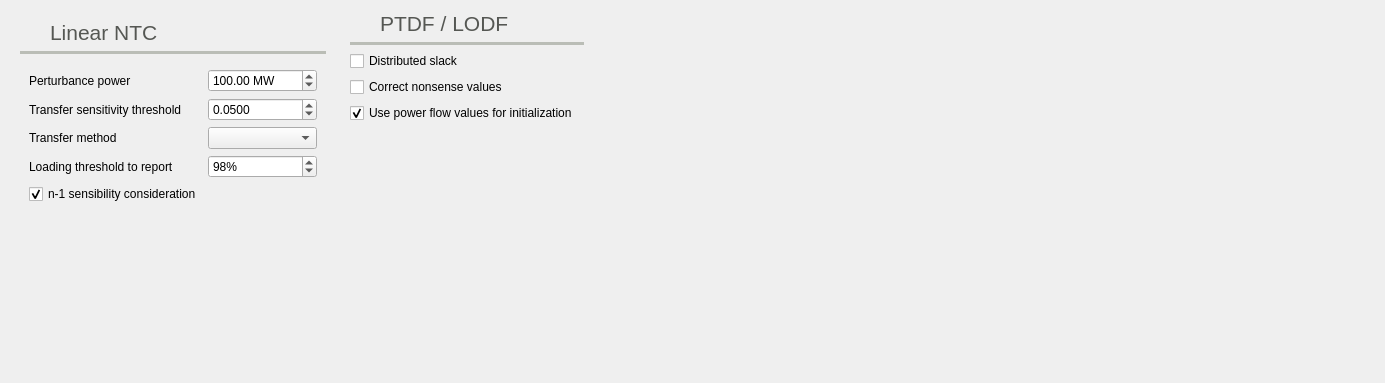
          <widget class="QWidget" name="tab_9">
           <attribute name="icon">
            <iconset resource="icons.qrc">
             <normaloff>:/Icons/icons/ptdf.svg</normaloff>:/Icons/icons/ptdf.svg</iconset>
           </attribute>
           <attribute name="title">
            <string>Linear</string>
           </attribute>
           <attribute name="toolTip">
            <string>Linear calculations related settings</string>
           </attribute>
           <layout class="QHBoxLayout" name="horizontalLayout_8">
            <item>
             <widget class="QFrame" name="frame_64">
              <property name="frameShape">
               <enum>QFrame::NoFrame</enum>
              </property>
              <property name="frameShadow">
               <enum>QFrame::Raised</enum>
              </property>
              <layout class="QGridLayout" name="gridLayout_13">
               <item row="6" column="0" colspan="2">
                <widget class="Line" name="line_23">
                 <property name="palette">
                  <palette>
                   <active>
                    <colorrole role="WindowText">
                     <brush brushstyle="SolidPattern">
                      <color alpha="255">
                       <red>186</red>
                       <green>189</green>
                       <blue>182</blue>
                      </color>
                     </brush>
                    </colorrole>
                   </active>
                   <inactive>
                    <colorrole role="WindowText">
                     <brush brushstyle="SolidPattern">
                      <color alpha="255">
                       <red>186</red>
                       <green>189</green>
                       <blue>182</blue>
                      </color>
                     </brush>
                    </colorrole>
                   </inactive>
                   <disabled>
                    <colorrole role="WindowText">
                     <brush brushstyle="SolidPattern">
                      <color alpha="255">
                       <red>190</red>
                       <green>190</green>
                       <blue>190</blue>
                      </color>
                     </brush>
                    </colorrole>
                   </disabled>
                  </palette>
                 </property>
                 <property name="frameShadow">
                  <enum>QFrame::Plain</enum>
                 </property>
                 <property name="lineWidth">
                  <number>4</number>
                 </property>
                 <property name="orientation">
                  <enum>Qt::Horizontal</enum>
                 </property>
                </widget>
               </item>
               <item row="5" column="1">
                <widget class="QLabel" name="label_61">
                 <property name="palette">
                  <palette>
                   <active>
                    <colorrole role="WindowText">
                     <brush brushstyle="SolidPattern">
                      <color alpha="255">
                       <red>85</red>
                       <green>87</green>
                       <blue>83</blue>
                      </color>
                     </brush>
                    </colorrole>
                   </active>
                   <inactive>
                    <colorrole role="WindowText">
                     <brush brushstyle="SolidPattern">
                      <color alpha="255">
                       <red>85</red>
                       <green>87</green>
                       <blue>83</blue>
                      </color>
                     </brush>
                    </colorrole>
                   </inactive>
                   <disabled>
                    <colorrole role="WindowText">
                     <brush brushstyle="SolidPattern">
                      <color alpha="255">
                       <red>190</red>
                       <green>190</green>
                       <blue>190</blue>
                      </color>
                     </brush>
                    </colorrole>
                   </disabled>
                  </palette>
                 </property>
                 <property name="font">
                  <font>
                   <pointsize>16</pointsize>
                  </font>
                 </property>
                 <property name="text">
                  <string>Linear NTC</string>
                 </property>
                </widget>
               </item>
               <item row="10" column="0" colspan="2">
                <spacer name="verticalSpacer_9">
                 <property name="orientation">
                  <enum>Qt::Vertical</enum>
                 </property>
                 <property name="sizeHint" stdset="0">
                  <size>
                   <width>20</width>
                   <height>150</height>
                  </size>
                 </property>
                </spacer>
               </item>
               <item row="7" column="0" colspan="2">
                <widget class="QFrame" name="frame_66">
                 <property name="frameShape">
                  <enum>QFrame::NoFrame</enum>
                 </property>
                 <property name="frameShadow">
                  <enum>QFrame::Raised</enum>
                 </property>
                 <layout class="QGridLayout" name="gridLayout_16">
                  <item row="3" column="0">
                   <widget class="QLabel" name="label_30">
                    <property name="text">
                     <string>Loading threshold to report</string>
                    </property>
                   </widget>
                  </item>
                  <item row="0" column="1">
                   <widget class="QDoubleSpinBox" name="atcPerturbanceSpinBox">
                    <property name="toolTip">
                     <string>Amount of power used to compute the branches sensitivity to the transfer</string>
                    </property>
                    <property name="suffix">
                     <string> MW</string>
                    </property>
                    <property name="maximum">
                     <double>999999999999.000000000000000</double>
                    </property>
                    <property name="value">
                     <double>100.000000000000000</double>
                    </property>
                   </widget>
                  </item>
                  <item row="1" column="0">
                   <widget class="QLabel" name="label_62">
                    <property name="text">
                     <string>Transfer sensitivity threshold</string>
                    </property>
                   </widget>
                  </item>
                  <item row="0" column="0">
                   <widget class="QLabel" name="label_91">
                    <property name="text">
                     <string>Perturbance power</string>
                    </property>
                   </widget>
                  </item>
                  <item row="1" column="1">
                   <widget class="QDoubleSpinBox" name="atcThresholdSpinBox">
                    <property name="toolTip">
                     <string>Threshold used to discard insensitive branches</string>
                    </property>
                    <property name="decimals">
                     <number>4</number>
                    </property>
                    <property name="maximum">
                     <double>1.000000000000000</double>
                    </property>
                    <property name="value">
                     <double>0.050000000000000</double>
                    </property>
                   </widget>
                  </item>
                  <item row="2" column="0">
                   <widget class="QLabel" name="label_77">
                    <property name="text">
                     <string>Transfer method</string>
                    </property>
                   </widget>
                  </item>
                  <item row="2" column="1">
                   <widget class="QComboBox" name="transferMethodComboBox"/>
                  </item>
                  <item row="4" column="0">
                   <widget class="QCheckBox" name="n1ConsiderationCheckBox">
                    <property name="text">
                     <string>n-1 sensibility consideration</string>
                    </property>
                    <property name="checked">
                     <bool>true</bool>
                    </property>
                   </widget>
                  </item>
                  <item row="3" column="1">
                   <widget class="QSpinBox" name="ntcReportLoadingThresholdSpinBox">
                    <property name="suffix">
                     <string>%</string>
                    </property>
                    <property name="maximum">
                     <number>9999</number>
                    </property>
                    <property name="value">
                     <number>98</number>
                    </property>
                   </widget>
                  </item>
                 </layout>
                </widget>
               </item>
               <item row="5" column="0">
                <widget class="QLabel" name="label_90">
                 <property name="minimumSize">
                  <size>
                   <width>24</width>
                   <height>24</height>
                  </size>
                 </property>
                 <property name="maximumSize">
                  <size>
                   <width>24</width>
                   <height>24</height>
                  </size>
                 </property>
                 <property name="text">
                  <string/>
                 </property>
                 <property name="pixmap">
                  <pixmap resource="icons.qrc">:/Icons/icons/atc.svg</pixmap>
                 </property>
                 <property name="scaledContents">
                  <bool>true</bool>
                 </property>
                </widget>
               </item>
              </layout>
             </widget>
            </item>
            <item>
             <widget class="QFrame" name="frame_32">
              <property name="frameShape">
               <enum>QFrame::NoFrame</enum>
              </property>
              <property name="frameShadow">
               <enum>QFrame::Raised</enum>
              </property>
              <layout class="QGridLayout" name="gridLayout_14">
               <property name="topMargin">
                <number>0</number>
               </property>
               <item row="3" column="0" colspan="2">
                <widget class="QCheckBox" name="ptdf_correct_nonsense_values_checkBox">
                 <property name="text">
                  <string>Correct nonsense values</string>
                 </property>
                 <property name="checked">
                  <bool>false</bool>
                 </property>
                </widget>
               </item>
               <item row="0" column="0" colspan="2">
                <widget class="QFrame" name="frame_42">
                 <property name="frameShape">
                  <enum>QFrame::NoFrame</enum>
                 </property>
                 <property name="frameShadow">
                  <enum>QFrame::Raised</enum>
                 </property>
                 <layout class="QHBoxLayout" name="horizontalLayout_14">
                  <property name="leftMargin">
                   <number>0</number>
                  </property>
                  <property name="topMargin">
                   <number>0</number>
                  </property>
                  <property name="rightMargin">
                   <number>0</number>
                  </property>
                  <property name="bottomMargin">
                   <number>0</number>
                  </property>
                  <item>
                   <widget class="QLabel" name="label_70">
                    <property name="minimumSize">
                     <size>
                      <width>24</width>
                      <height>24</height>
                     </size>
                    </property>
                    <property name="maximumSize">
                     <size>
                      <width>24</width>
                      <height>24</height>
                     </size>
                    </property>
                    <property name="text">
                     <string/>
                    </property>
                    <property name="pixmap">
                     <pixmap resource="icons.qrc">:/Icons/icons/ptdf.svg</pixmap>
                    </property>
                    <property name="scaledContents">
                     <bool>true</bool>
                    </property>
                   </widget>
                  </item>
                  <item>
                   <widget class="QLabel" name="label_71">
                    <property name="palette">
                     <palette>
                      <active>
                       <colorrole role="WindowText">
                        <brush brushstyle="SolidPattern">
                         <color alpha="255">
                          <red>85</red>
                          <green>87</green>
                          <blue>83</blue>
                         </color>
                        </brush>
                       </colorrole>
                      </active>
                      <inactive>
                       <colorrole role="WindowText">
                        <brush brushstyle="SolidPattern">
                         <color alpha="255">
                          <red>85</red>
                          <green>87</green>
                          <blue>83</blue>
                         </color>
                        </brush>
                       </colorrole>
                      </inactive>
                      <disabled>
                       <colorrole role="WindowText">
                        <brush brushstyle="SolidPattern">
                         <color alpha="255">
                          <red>190</red>
                          <green>190</green>
                          <blue>190</blue>
                         </color>
                        </brush>
                       </colorrole>
                      </disabled>
                     </palette>
                    </property>
                    <property name="font">
                     <font>
                      <pointsize>16</pointsize>
                     </font>
                    </property>
                    <property name="text">
                     <string>PTDF / LODF</string>
                    </property>
                    <property name="alignment">
                     <set>Qt::AlignBottom|Qt::AlignLeading|Qt::AlignLeft</set>
                    </property>
                   </widget>
                  </item>
                 </layout>
                </widget>
               </item>
               <item row="7" column="0">
                <spacer name="verticalSpacer_12">
                 <property name="orientation">
                  <enum>Qt::Vertical</enum>
                 </property>
                 <property name="sizeHint" stdset="0">
                  <size>
                   <width>20</width>
                   <height>40</height>
                  </size>
                 </property>
                </spacer>
               </item>
               <item row="4" column="0">
                <widget class="QCheckBox" name="usePfValuesForAtcCheckBox">
                 <property name="toolTip">
                  <string>Use existing power flow values for the contingency initialization in the net transfer capacity and contingency simulations</string>
                 </property>
                 <property name="text">
                  <string>Use power flow values for initialization</string>
                 </property>
                 <property name="checked">
                  <bool>true</bool>
                 </property>
                </widget>
               </item>
               <item row="1" column="0" colspan="2">
                <widget class="Line" name="line_22">
                 <property name="palette">
                  <palette>
                   <active>
                    <colorrole role="WindowText">
                     <brush brushstyle="SolidPattern">
                      <color alpha="255">
                       <red>186</red>
                       <green>189</green>
                       <blue>182</blue>
                      </color>
                     </brush>
                    </colorrole>
                   </active>
                   <inactive>
                    <colorrole role="WindowText">
                     <brush brushstyle="SolidPattern">
                      <color alpha="255">
                       <red>186</red>
                       <green>189</green>
                       <blue>182</blue>
                      </color>
                     </brush>
                    </colorrole>
                   </inactive>
                   <disabled>
                    <colorrole role="WindowText">
                     <brush brushstyle="SolidPattern">
                      <color alpha="255">
                       <red>190</red>
                       <green>190</green>
                       <blue>190</blue>
                      </color>
                     </brush>
                    </colorrole>
                   </disabled>
                  </palette>
                 </property>
                 <property name="frameShadow">
                  <enum>QFrame::Plain</enum>
                 </property>
                 <property name="lineWidth">
                  <number>4</number>
                 </property>
                 <property name="orientation">
                  <enum>Qt::Horizontal</enum>
                 </property>
                </widget>
               </item>
               <item row="2" column="0" colspan="2">
                <widget class="QCheckBox" name="ptdf_distributed_slack_checkBox">
                 <property name="text">
                  <string>Distributed slack</string>
                 </property>
                 <property name="checked">
                  <bool>false</bool>
                 </property>
                </widget>
               </item>
              </layout>
             </widget>
            </item>
            <item>
             <spacer name="horizontalSpacer_8">
              <property name="orientation">
               <enum>Qt::Horizontal</enum>
              </property>
              <property name="sizeHint" stdset="0">
               <size>
                <width>781</width>
                <height>20</height>
               </size>
              </property>
             </spacer>
            </item>
           </layout>
          </widget>
